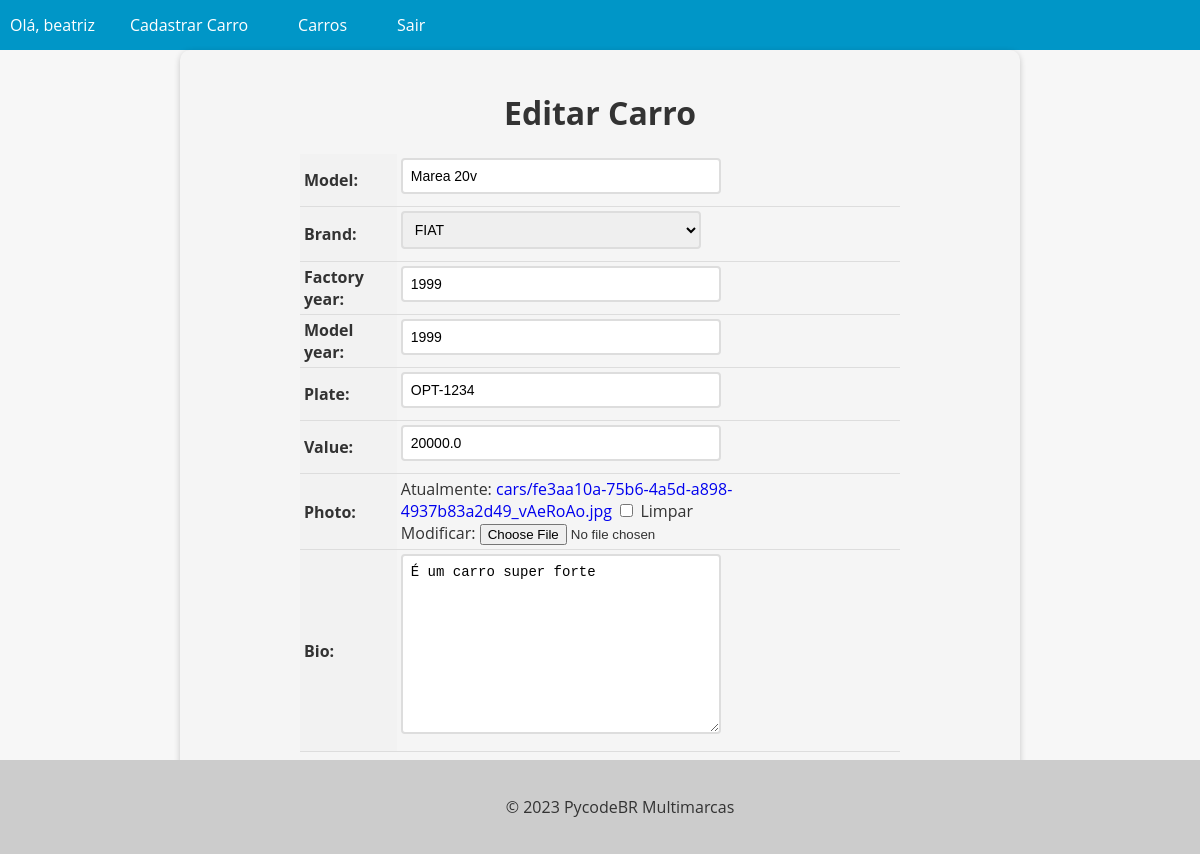
The app's page /car/1/update/ (signed in) with its own data.
### cars/models.py (models this page shows, shortened)
class Car(models.Model):
    id = models.AutoField(primary_key=True)
    model = models.CharField(max_length=200)
    brand = models.ForeignKey(Brand, on_delete=models.PROTECT, related_name='car_brand')
    factory_year = models.IntegerField(blank=True, null=True)
    model_year = models.IntegerField(blank=True, null=True)
    plate = models.CharField(max_length=10, blank=True, null=True)
    value = models.FloatField(blank=True, null=True)
    photo = models.ImageField(upload_to='cars/', blank=True, null=True)
    bio = models.TextField(blank=True, null=True)

### cars/views.py (the view, shortened to what this page needs)
# urls.py: path('car/<int:pk>/update/', CarUpdateView.as_view(), name='car_update'),
@method_decorator(login_required(login_url='login'), name='dispatch')
class CarUpdateView(UpdateView):
    model = Car
    form_class = CarForm
    template_name = 'car_update.html'

### cars/forms.py (shortened to what this page needs)
class CarForm(forms.ModelForm):
    class Meta:
        model = Car
        fields = '__all__'

### cars/models.py (called while the page is built)
    def __str__(self):
        return self.name

### cars/templates/car_update.html (shortened to what this page needs)
{% extends "base.html" %}
{% block content %}
  <form method="post" enctype="multipart/form-data">
    <h1>Editar Carro</h1>
    <table>
      {{ form.as_table }}
    </table>
    <div>
      <div class="buttons-container">
        <a href="{% url 'car_delete' pk=object.pk %}" class="btn btn-danger">Deletar</a>
        <a href="{% url 'cars_list' %}" class="btn btn-secondary">Cancelar</a>
      </div>
    </div>
  </form>
{% endblock %}

### app/templates/base.html (shortened to what this page needs)
<!DOCTYPE html>
<html lang="en">
<head>
</head>
<body>
  <header>
    <nav>
      <ul>
        {% if user.is_authenticated %}
          <li>Olá, {{ user.username }}</li>
          <li><a href="{% url 'new_car' %}">Cadastrar Carro</a></li>
        {% endif %}
        <li><a href="{% url 'cars_list' %}">Carros</a></li>
        {% if user.is_authenticated %}
          <li><a href="{% url 'logout' %}">Sair</a></li>
        {% endif %}
      </ul>
    </nav>
  </header>
  <main>
    {% block content %}
    {% endblock %}
  </main>
  <footer>
    <p>&copy; 2023 PycodeBR Multimarcas</p>
  </footer>
</body>
</html>

### app/templates/base.html (style rules this page uses)
body { font-family: 'Open Sans', sans-serif; background-color: #f7f7f7; color: #333; margin: 0; padding: 0; }
header { background-color: #0096c7; color: #fff; text-align: center; }
footer { background-color: #ccc; color: #333; padding: 20px; text-align: center; position: fixed; width: 100%; bottom: 0; }
nav { background-color: #0096c7; color: #fff; height: 50px; display: flex; justify-content: space-between; align-items: center; }
nav ul { list-style: none; margin: 0; padding: 0; display: flex; }
nav ul li { margin: 0 10px; }
nav ul li a { color: #fff; text-decoration: none; font-size: 16px; padding: 15px; transition: all 0.3s ease; }

### cars/templates/car_update.html (style rules this page uses)
form { max-width: 800px; margin: 0 auto; padding: 20px; background-color: #f5f5f5; border-radius: 10px; box-shadow: 0 2px 6px rgba(0, 0, 0, 0.2); }
form h1 { font-size: 2rem; margin-bottom: 20px; text-align: center; }
table { margin: 0 auto; border-collapse: collapse; width: 100%; max-width: 600px; }
th, td { padding: 4px; text-align: left; border-bottom: 1px solid #ddd; }
th { background-color: #f2f2f2; }
input[type="text"], input[type="number"], select, textarea { padding: 8px; font-size: 14px; border: 2px solid #ddd; border-radius: 4px; width: 100%; max-width: 300px; margin-bottom: 8px; transition: border-bottom-color 0.3s ease-in-out; }
.btn { background-color: #0096c7; color: #fff; border: none; padding: 10px 20px; font-size: 16px; border-radius: 4px; cursor: pointer; transition: background-color 0.3s ease-in-out; }
.buttons-container { display: flex; justify-content: center; margin-top: 20px; margin-bottom: 20px; }
.btn { display: inline-block; background-color: #0096c7; color: #fff; border: none; padding: 10px 20px; font-size: 16px; border-radius: 4px; cursor: pointer; transition: background-color 0.3s ease-in-out; margin: 0 10px; }
.btn-danger { background-color: #d9534f; text-decoration: none !important; }
a { text-decoration: none !important; }

### records on screen
Car: model "Marea 20v", brand "FIAT", factory_year "1999", model_year "1999", plate "OPT-1234", value "20000.0", bio "É um carro super forte"

### other values on screen
{{ user.username }} "beatriz"
